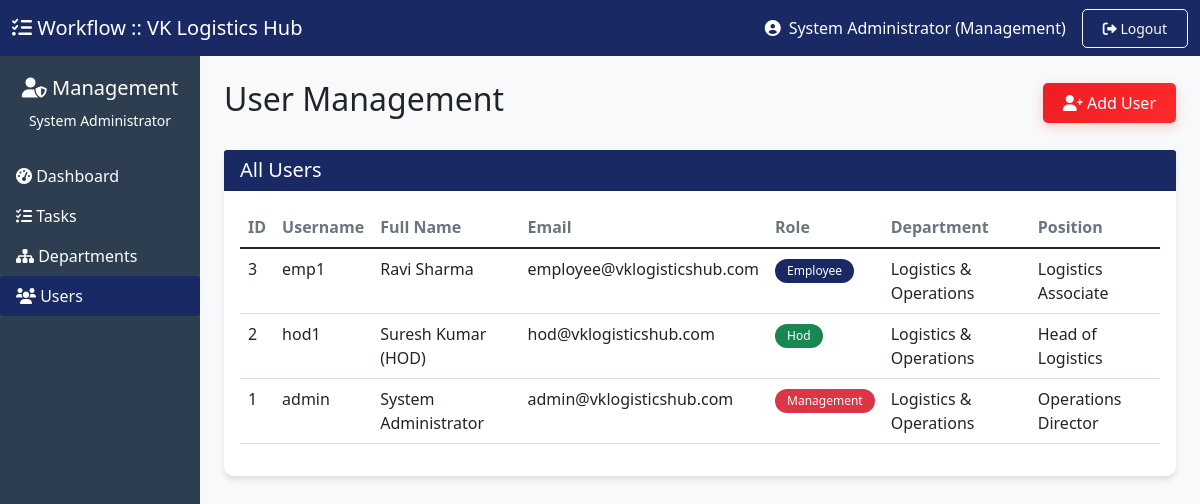
Before: /dashboard/management/users-1.php (signed in) with the older database file.
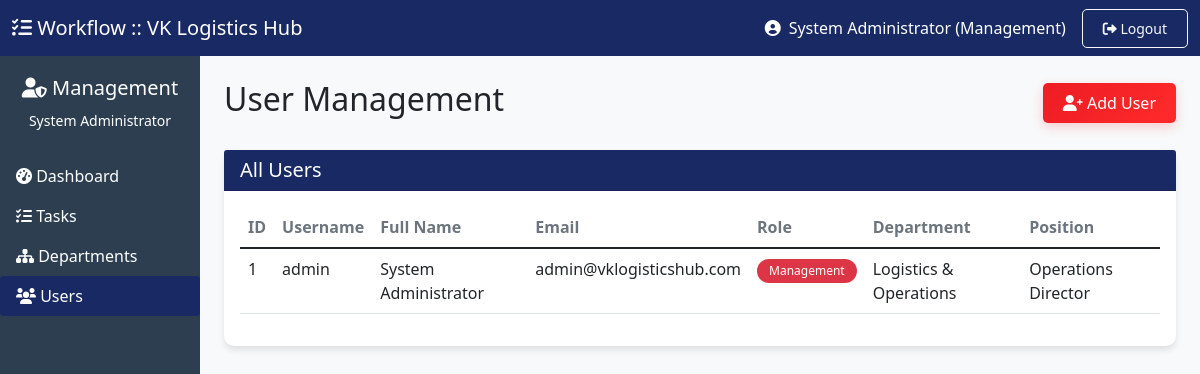
After: the same page with the newer database file.
### tables this page shows
CREATE TABLE IF NOT EXISTS `users` (
  `id` INT AUTO_INCREMENT PRIMARY KEY,
  `username` VARCHAR(50) NOT NULL UNIQUE,
  `email` VARCHAR(100) NOT NULL UNIQUE,
  `password` VARCHAR(255) NOT NULL,
  `full_name` VARCHAR(100) NOT NULL,
  `role` ENUM('management', 'hod', 'employee') NOT NULL,
  `department_id` INT NULL,
  `position` VARCHAR(100) NULL,
  `is_active` TINYINT(1) DEFAULT 1,
  `last_login` DATETIME NULL,
  `created_at` TIMESTAMP DEFAULT CURRENT_TIMESTAMP,
  INDEX (`department_id`),
  INDEX (`role`),
  INDEX (`is_active`)
);

CREATE TABLE IF NOT EXISTS `departments` (
  `id` INT AUTO_INCREMENT PRIMARY KEY,
  `name` VARCHAR(100) NOT NULL UNIQUE,
  `description` TEXT NULL,
  `created_by` INT NULL,
  `created_at` TIMESTAMP DEFAULT CURRENT_TIMESTAMP
);

### dashboard/management/users-1.php (the view, shortened to what the changed rows need)
<?php
require_once __DIR__ . '/../../config.php';
try {
    $db = getDB();
} catch(Exception $e) {
    die("Database connection failed. Please check your database setup.");
}
$users = [];
try {
    $stmt = $db->query("SELECT u.*, d.name as department_name FROM users u LEFT JOIN departments d ON u.department_id = d.id ORDER BY u.full_name");
    $users = $stmt->fetchAll();
} catch(Exception $e) {
    $message = "Error loading data: " . $e->getMessage();
    $message_type = "danger";
}
?>
<!DOCTYPE html>
<html lang="en">
<head>
    <link href="https://cdn.jsdelivr.net/npm/bootstrap@5.1.3/dist/css/bootstrap.min.css" rel="stylesheet">
    <link rel="stylesheet" href="https://cdnjs.cloudflare.com/ajax/libs/font-awesome/6.0.0/css/all.min.css">
 <link href="../../assets/css/style.css" rel="stylesheet">
</head>
<body style="background-color: #f8f9fa;">
    <div class="container-fluid">
        <div class="row">
            <main class="col-md-9 ms-sm-auto col-lg-10 px-md-4 py-4">
                <div class="d-flex justify-content-between align-items-center mb-4">
                    <h1 class="h2">User Management</h1>
                </div>
                <div class="card">
                    <div class="card-body">
                        <div class="table-responsive">
                            <table class="table table-hover">
                                <thead>
                                    <tr>
                                        <th>ID</th>
                                        <th>Username</th>
                                        <th>Full Name</th>
                                        <th>Email</th>
                                        <th>Role</th>
                                        <th>Department</th>
                                        <th>Position</th>
                                    </tr>
                                </thead>
                                <tbody>
                                    <?php foreach($users as $user): ?>
                                    <tr>
                                        <td><?php echo $user['id']; ?></td>
                                        <td><?php echo htmlspecialchars($user['username']); ?></td>
                                        <td><?php echo htmlspecialchars($user['full_name']); ?></td>
                                        <td><?php echo htmlspecialchars($user['email']); ?></td>
                                        <td>
                                            <?php
                                            $role_colors = [
                                                'management' => 'danger',
                                                'hod' => 'success',
                                                'employee' => 'primary'
                                            ];
                                            $color = $role_colors[$user['role']] ?? 'secondary';
                                            ?>
                                            <span class="badge bg-<?php echo $color; ?>">
                                                <?php echo ucfirst($user['role']); ?>
                                            </span>
                                        </td>
                                        <td><?php echo $user['department_name'] ?? 'N/A'; ?></td>
                                        <td><?php echo htmlspecialchars($user['position'] ?? '-'); ?></td>
                                    </tr>
                                    <?php endforeach; ?>
                                </tbody>
                            </table>
                        </div>
                    </div>
                </div>
            </main>
        </div>
    </div>
</body>
</html>

Changed rows visible on the page:
removed users: id "3", username "emp1", full_name "Ravi Sharma", email "employee@vklogisticshub.com", role "Employee", department.name "Logistics & Operations", position "Logistics Associate"
removed users: id "2", username "hod1", full_name "Suresh Kumar (HOD)", email "hod@vklogisticshub.com", role "Hod", department.name "Logistics & Operations", position "Head of Logistics"
